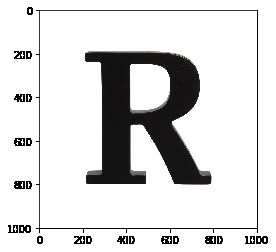
#> input picture chap/chap1.4/letterR_openCV.png, 276 x 252 px
$ jupyter execute 'chap 144.ipynb'
#> lines starting #> are read from the running program, lines starting #| are printed output that depends on the picture
## Smoothing Images

[cell 1]
import cv2
import numpy as np
from matplotlib import pyplot as plt

[cell 2]
img = cv2.imread('letterR_openCV.png')
#> img is the input picture: shape (252, 276, 3); mean B, G, R 217.5, 217.5, 217.6

[cell 3]
s = 3
kernel = np.ones((s,s),np.float32)/(s*s)
dst = cv2.filter2D(img,-1,kernel)
plt.subplot(121),plt.imshow(img),plt.title('Original')
plt.xticks([]), plt.yticks([])
plt.subplot(122),plt.imshow(dst),plt.title('Averaging')
plt.xticks([]), plt.yticks([])
plt.show()
#> figure, not shown here; B, G, R data is drawn as R, G, B
print(kernel)

[cell 4]
s = 5
kernel = np.ones((s,s),np.float32)/(s*s)
dst = cv2.filter2D(img,-1,kernel)
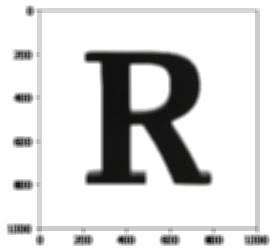
#> dst: shape (252, 276, 3); mean B, G, R 217.5, 217.5, 217.6
plt.subplot(121),plt.imshow(img),plt.title('Original')
plt.xticks([]), plt.yticks([])
plt.subplot(122),plt.imshow(dst),plt.title('Averaging')
plt.xticks([]), plt.yticks([])
plt.show()
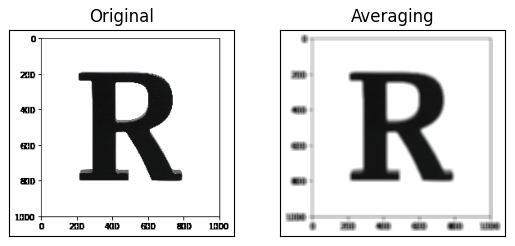
#> figure drawn by matplotlib, 2 panels; B, G, R data is drawn as R, G, B
print(kernel)

[cell 5]
s = 7
kernel = np.ones((s,s),np.float32)/(s*s)
dst = cv2.filter2D(img,-1,kernel)
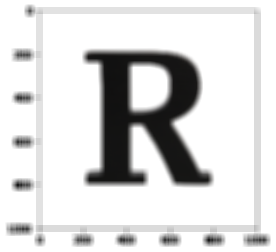
#> dst: shape (252, 276, 3); mean B, G, R 217.5, 217.6, 217.6
plt.subplot(121),plt.imshow(img),plt.title('Original')
plt.xticks([]), plt.yticks([])
plt.subplot(122),plt.imshow(dst),plt.title('Averaging')
plt.xticks([]), plt.yticks([])
plt.show()
#> figure, not shown here; B, G, R data is drawn as R, G, B
print(kernel)

[cell 6]
s = 9
kernel = np.ones((s,s),np.float32)/(s*s)
dst = cv2.filter2D(img,-1,kernel)
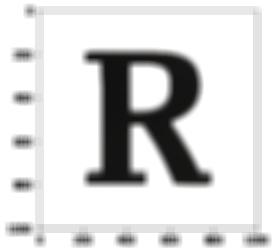
#> dst: shape (252, 276, 3); mean B, G, R 217.5, 217.5, 217.6
plt.subplot(121),plt.imshow(img),plt.title('Original')
plt.xticks([]), plt.yticks([])
plt.subplot(122),plt.imshow(dst),plt.title('Averaging')
plt.xticks([]), plt.yticks([])
plt.show()
#> figure, not shown here; B, G, R data is drawn as R, G, B
print(kernel)

[cell 7]
import cv2
import numpy as np
from matplotlib import pyplot as plt

[cell 8]
img = cv2.imread('letterR_openCV.png')
s = 5
blur = cv2.blur(img,(s,s))
plt.figure(figsize=(32,24))
plt.subplot(121),plt.imshow(img),plt.title('Original')
plt.xticks([]), plt.yticks([])
plt.subplot(122),plt.imshow(blur),plt.title('Blurred')
plt.xticks([]), plt.yticks([])
plt.show()
#> figure, not shown here; B, G, R data is drawn as R, G, B

[cell 9]
s = 9
blur = cv2.GaussianBlur(img,(s,s),0)
plt.figure(figsize=(32,24))
plt.subplot(121),plt.imshow(img),plt.title('Original')
plt.xticks([]), plt.yticks([])
plt.subplot(122),plt.imshow(blur),plt.title('Blurred')
plt.xticks([]), plt.yticks([])
plt.show()
#> figure, not shown here; B, G, R data is drawn as R, G, B

[cell 10]
s = 9
median = cv2.medianBlur(img,s)
plt.figure(figsize=(32,24))
plt.subplot(121),plt.imshow(img),plt.title('Original')
plt.xticks([]), plt.yticks([])
plt.subplot(122),plt.imshow(median),plt.title('Blurred')
plt.xticks([]), plt.yticks([])
plt.show()
#> figure, not shown here; B, G, R data is drawn as R, G, B

[cell 11]
img = cv2.imread('sp1.jpg')
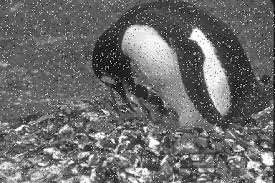
#> input picture chap/chap1.4/sp1.jpg, 275 x 183 px
#> img is the input picture: shape (183, 275, 3); min 0, max 255, mean 107.3
s = 7
blur = cv2.GaussianBlur(img,(s,s),0)
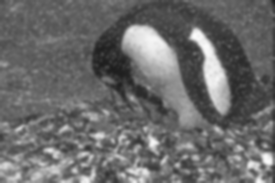
#> blur: shape (183, 275, 3); min 29, max 250, mean 107.3
median = cv2.medianBlur(img,s)
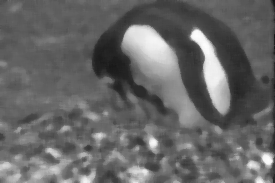
#> median: shape (183, 275, 3); min 23, max 252, mean 102.9
plt.figure(figsize=(20,24))
plt.subplot(121),plt.imshow(blur),plt.title('Blurred')
plt.xticks([]), plt.yticks([])
plt.subplot(122),plt.imshow(median),plt.title('Medianed')
plt.xticks([]), plt.yticks([])
plt.show()

[cell 12]
img = cv2.imread('sp2.png')
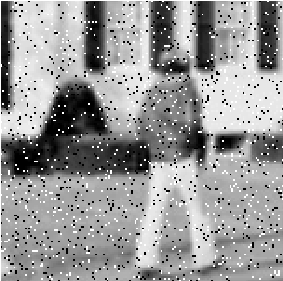
#> input picture chap/chap1.4/sp2.png, 283 x 281 px
#> img is the input picture: shape (281, 283, 3); min 0, max 255, mean 151.8
s = 7
blur = cv2.GaussianBlur(img,(s,s),0)
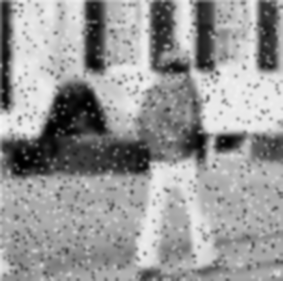
#> blur: shape (281, 283, 3); min 0, max 246, mean 151.4
median = cv2.medianBlur(img,s)
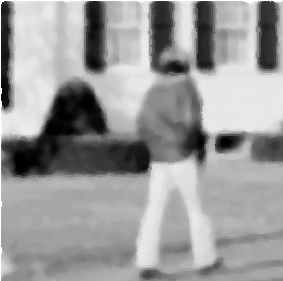
#> median: shape (281, 283, 3); min 0, max 255, mean 154.3
plt.figure(figsize=(20,24))
plt.subplot(121),plt.imshow(blur),plt.title('Blurred')
plt.xticks([]), plt.yticks([])
plt.subplot(122),plt.imshow(median),plt.title('Medianed')
plt.xticks([]), plt.yticks([])
plt.show()
